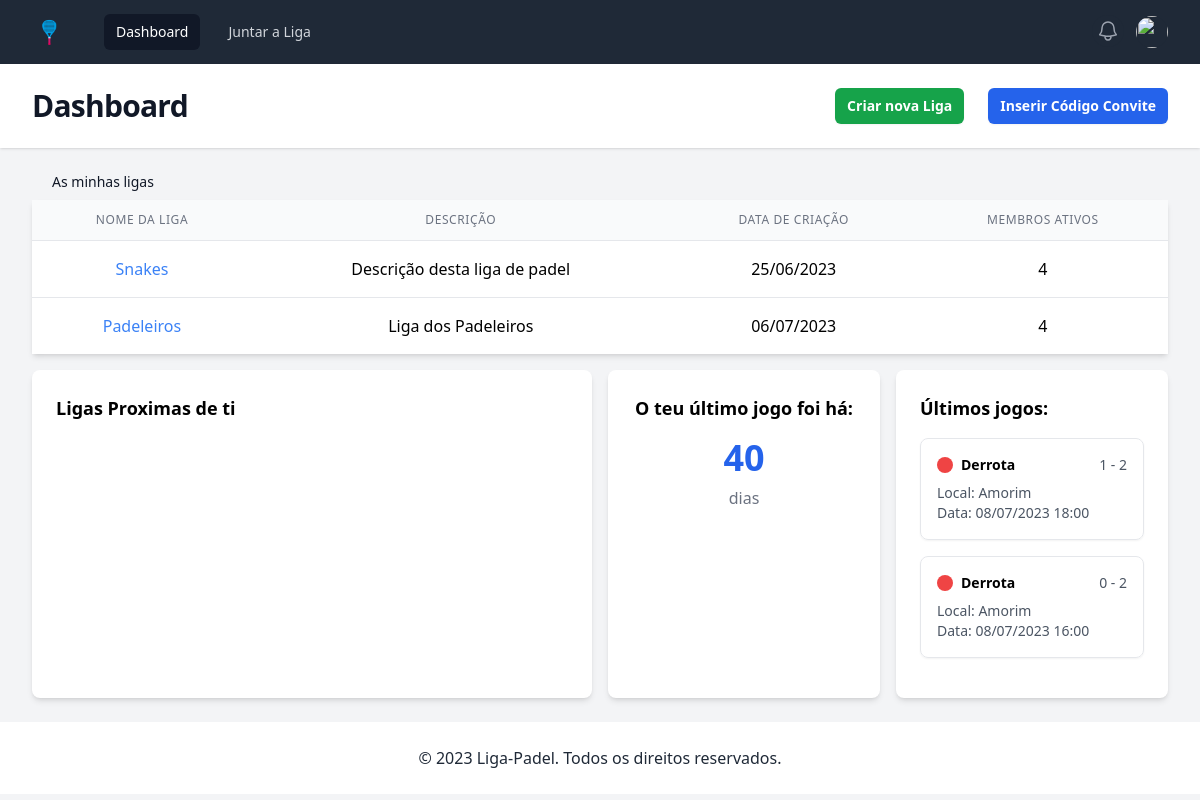
The page /dashboard (signed in) on the database its author committed.
### tables this page shows
CREATE TABLE `Ligas` (
  `id` int(11) NOT NULL,
  `nome` varchar(255) NOT NULL,
  `descricao` varchar(255) DEFAULT NULL,
  `id_criador` int(11) DEFAULT NULL,
  `data_criacao` timestamp NULL DEFAULT current_timestamp(),
  `codigo_convite` varchar(5) NOT NULL
);

CREATE TABLE `Jogadores_Jogo` (
  `id_utilizador` int(11) NOT NULL,
  `id_jogo` int(11) NOT NULL,
  `pontuacao` int(11) DEFAULT NULL,
  `equipa` int(11) DEFAULT NULL
);

CREATE TABLE `Jogos` (
  `id` int(11) NOT NULL,
  `id_liga` int(11) DEFAULT NULL,
  `local` varchar(255) NOT NULL,
  `data_hora` datetime DEFAULT NULL,
  `status` int(11) DEFAULT NULL,
  `team1_score` int(11) DEFAULT 0,
  `team2_score` int(11) DEFAULT 0,
  `criador` int(11) DEFAULT NULL,
  `fim_jogo` int(11) DEFAULT NULL
);

### controllers/UserController.php (called while the page is built, shortened)
<?php
class UserController
{
    public  static function getDaysFromLastGame($user_id){
        $lastGameDate = GameController::getLastUserGameDate($user_id);
        $lastGameDateTime = new DateTime($lastGameDate);
        $currentDateTime = new DateTime();
        $interval = $currentDateTime->diff($lastGameDateTime);
        return $interval->format('%a');
    }
    public static function dashboard()
    {
        $user_id = $_SESSION['user']['id'];
        $leagues = LeagueController::getLeaguesUser($user_id);
        $daysSinceLastGame =  self::getDaysFromLastGame($user_id);
        $lastGames = GameController::getPlayerGames($user_id);
        require_once '../views/user/dashboard.php';
    }
}

### functions.php (called while the page is built, shortened)
<?php
function uriIs($value) {
    return $_SERVER['REQUEST_URI'] === $value;
}
function isLoggedIn() {
    return isset($_SESSION['user']['id']);
}

### controllers/LeagueController.php (called while the page is built, shortened)
<?php
class LeagueController
{
    public static function getLeaguesUser($user_id)
    {
        $conn = dbConnect();
        $stmt = $conn->prepare(
            'SELECT Ligas.id, Ligas.nome, Ligas.descricao, Ligas.data_criacao, COUNT(DISTINCT Membros_Liga_Count.id_utilizador) AS membros_ativos
FROM Ligas
JOIN Membros_Liga ON Ligas.id = Membros_Liga.id_liga
LEFT JOIN Membros_Liga AS Membros_Liga_Count ON Ligas.id = Membros_Liga_Count.id_liga
WHERE Membros_Liga.id_utilizador = :user_id
GROUP BY Ligas.id;'
        );
        $stmt->bindParam(':user_id', $user_id, PDO::PARAM_INT);
        $stmt->execute();
        return $stmt->fetchAll(PDO::FETCH_ASSOC);
    }
}

### controllers/GameController.php (called while the page is built, shortened)
<?php
class GameController
{
    public static function getLastUserGameDate($user_id){
        $conn = dbConnect();
        $stmt = $conn->prepare('SELECT MAX(Jogos.data_hora) as last_game_date
                            FROM Jogos
                            INNER JOIN Jogadores_Jogo ON Jogos.id = Jogadores_Jogo.id_jogo
                            WHERE Jogadores_Jogo.id_utilizador = :user_id AND Jogos.fim_jogo = 1');
        $stmt->bindParam(':user_id', $user_id);
        $stmt->execute();
        $result = $stmt->fetch(PDO::FETCH_ASSOC);
        return $result['last_game_date'];
    }
    public static function getPlayerGames($user_id) {
        $conn = dbConnect();
        $stmt = $conn->prepare('SELECT Jogos.id, Jogos.local, Jogos.data_hora, Jogos.team1_score, Jogos.team2_score, Jogos.fim_jogo,
                            Jogadores_Jogo.equipa, Jogadores_Jogo.pontuacao,
                            CASE
                                WHEN Jogadores_Jogo.equipa = 1 AND Jogos.team1_score > Jogos.team2_score THEN "Vitória"
                                WHEN Jogadores_Jogo.equipa = 2 AND Jogos.team1_score < Jogos.team2_score THEN "Vitória"
                                ELSE "Derrota"
                            END as Resultado
                            FROM Jogos
                            INNER JOIN Jogadores_Jogo ON Jogos.id = Jogadores_Jogo.id_jogo
                            WHERE Jogadores_Jogo.id_utilizador = :user_id AND Jogos.fim_jogo = 1
                            ORDER BY Jogos.data_hora DESC');
        $stmt->bindParam(':user_id', $user_id);
        $stmt->execute();
        return $stmt->fetchAll(PDO::FETCH_ASSOC);
    }
}

### views/user/dashboard.php (the view, shortened to what this page needs)
<?php require BASE_PATH . "/views/partials/head.php"; ?>
<?php require BASE_PATH . "/views/partials/nav.php"; ?>
<?php
extract($leagues);
extract($lastGames);
?>
<div class="mb-auto">
<header class="bg-white shadow">
    <div class="mx-auto max-w-7xl px-4 py-6 sm:px-6 lg:px-8">
        <div class="flex flex-col md:flex-row justify-between items-center">
            <h1 class="text-3xl font-bold tracking-tight text-gray-900">Dashboard</h1>
            <div class="flex items-center gap-x-6 mt-4 md:mt-0">
                <a href="/leagues/create"
                   class="unsubscribe-button rounded-md bg-green-600 px-3 py-2 text-sm font-semibold text-white shadow-sm hover:bg-green-500 focus:outline-none focus:ring-2 focus:ring-offset-2 focus:ring-red-600">
                    Criar nova Liga</a>
                <a href="/league/join"
                   class="unsubscribe-button rounded-md bg-blue-600 px-3 py-2 text-sm font-semibold text-white shadow-sm hover:bg-blue-500 focus:outline-none focus:ring-2 focus:ring-offset-2 focus:ring-red-600">
                    Inserir Código Convite</a>
            </div>
        </div>
    </div>
</header>
<main class="flex-grow">
    <div class="mx-auto max-w-7xl py-6 sm:px-6 lg:px-8 grid grid-cols-1 md:grid-cols-4 gap-4">
        <div class="col-span-4">
            <h1 class="pl-5 block mb-2 text-sm font-medium text-gray-900">As minhas ligas</h1>
            <table class="min-w-full divide-y shadow-md divide-gray-200">
                <thead class="bg-gray-50">
                <tr class="text-center">
                    <th class="px-6 py-3 text-xs font-medium text-gray-500 uppercase tracking-wider">Nome da Liga</th>
                    <th class="px-6 py-3 text-xs font-medium text-gray-500 uppercase tracking-wider">Descrição</th>
                    <th class="px-6 py-3 text-xs font-medium text-gray-500 uppercase tracking-wider  md:table-cell hidden">
                        Data de Criação
                    </th>
                    <th class="px-6 py-3 text-xs font-medium text-gray-500 uppercase tracking-wider  md:table-cell hidden">
                        Membros Ativos
                    </th>
                </tr>
                </thead>
                <tbody class="bg-white divide-y divide-gray-200">
                <?php foreach ($leagues as $league) : ?>
                    <tr class="text-center">
                        <td class="px-6 py-4 items-center"><a class="text-blue-500 hover:underline"
                                                              href="league?id=<?= $league['id'] ?>"><?= htmlspecialchars($league['nome']) ?>
                        </td>
                        <td class="px-6 py-4 items-center"><?= htmlspecialchars($league['descricao']) ?></td>
                        <td class="px-6 py-4 items-center  md:table-cell hidden"><?= htmlspecialchars((new DateTime($league['data_criacao']))->format("d/m/Y")) ?></td>
                        <td class="px-6 py-4 items-center  md:table-cell hidden"><?= htmlspecialchars($league['membros_ativos']) ?></td>
                    </tr>
                <?php endforeach; ?>
                </tbody>
            </table>
        </div>
        <div class="bg-white shadow-md rounded-lg p-6 col-span-4 md:col-span-2">
            <h2 class="mb-4 text-lg font-bold">Ligas Proximas de ti</h2>
        </div>
        <div class="bg-white shadow-md rounded-lg p-6 col-span-4 md:col-span-1 text-center">
        <p class="mb-4 text-lg font-bold">O teu último jogo foi há:</p>
            <div class="text-4xl font-bold text-blue-600 my-2"><?= $daysSinceLastGame ?></div>
            <?php if ($daysSinceLastGame == 1): ?>
                <p class="text-gray-500">dia</p>
            <?php else: ?>
                <p class="text-gray-500">dias</p>
            <?php endif; ?>
        </div>
        <div class="bg-white shadow-md rounded-lg p-6 col-span-4 md:col-span-1 overflow-y-auto">
        <h2 class="mb-4 text-lg font-bold">Últimos jogos:</h2>
            <?php foreach ($lastGames as $game): ?>
                <a href="game?id=<?= $game['id'] ?>" class="block mb-4">
                    <div class="p-4 rounded-lg shadow-sm border border-gray-200">
                        <div class="flex items-center">
                            <div class="<?= $game['Resultado'] == 'Vitória' ? 'bg-green-500' : 'bg-red-500' ?> w-4 h-4 rounded-full mr-2"></div>
                            <span class="font-bold text-sm"><?= $game['Resultado'] == 'Vitória' ? 'Vitória' : 'Derrota' ?> </span>
                            <span class="ml-auto text-sm text-gray-600"><?= $game['team1_score'] ?> - <?= $game['team2_score'] ?></span>
                        </div>
                        <p class="mt-2 text-sm text-gray-600">Local: <?= $game['local'] ?></p>
                        <p class="text-sm text-gray-600">
                            Data: <?= (new DateTime($game['data_hora']))->format('d/m/Y H:i') ?></p>
                    </div>
                </a>
            <?php endforeach; ?>
        </div>
    </div>
</main>
<?php require BASE_PATH . "/views/partials/footer.php"; ?>

### public/index.php (shortened to what this page needs)
<?php
require BASE_PATH . 'functions.php';
require_once '../controllers/UserController.php';
require_once '../controllers/LeagueController.php';
require_once '../controllers/GameController.php';
$request_uri = explode('?', $_SERVER['REQUEST_URI'], 2);
switch ($request_uri[0]) {
    case '/dashboard':
        UserController::dashboard();
        break;
}

### views/partials/head.php (shortened to what this page needs)
<!DOCTYPE html>
<html lang="en" class="h-full bg-gray-100">
<head>
    <script src="https://cdn.tailwindcss.com?plugins=forms"></script>
</head>

### views/partials/nav.php (shortened to what this page needs)
<body class="flex flex-col min-h-screen h-full">
<div class="min-h-full">
    <nav class="bg-gray-800">
        <div class="mx-auto max-w-7xl px-4 sm:px-6 lg:px-8">
            <div class="flex h-16 items-center justify-between">
                <div class="flex items-center">
                    <div class="flex-shrink-0">
                        <img class="h-8 w-8" src="<?= '/uploads/padel.png' ?>" alt="Liga-Padel">
                    </div>
                    <div>
                        <div class="ml-10 flex items-baseline space-x-4">
                            <?php if (isLoggedIn()): ?>
                                <a href="/dashboard"
                                   class="<?= uriIs('/dashboard') ? 'bg-gray-900 text-white rounded-md text-xs px-2 py-1 sm:text-sm sm:px-3 sm:py-2" aria-current="page"' : 'text-gray-300 hover:bg-gray-700 hover:text-white rounded-md text-xs px-2 py-1 sm:text-sm sm:px-3 sm:py-2' ?>">
                                    <span class="flex items-center">Dashboard</span>
                                </a>
                                <a href="/league/join"
                                   class="<?= uriIs('/league/join') ? 'bg-gray-900 text-white rounded-md text-xs px-2 py-1 sm:text-sm sm:px-3 sm:py-2" aria-current="page"' : 'text-gray-300 hover:bg-gray-700 hover:text-white rounded-md text-xs px-2 py-1 sm:text-sm sm:px-3 sm:py-2' ?>">
                                    <span class="flex items-center">Juntar a Liga</span>
                                </a>
                            <?php endif ?>
                        </div>
                    </div>
                </div>
                <div>
                    <div class="ml-4 flex items-center md:ml-6">
                        <div class="relative">
                            <?php if (isLoggedIn()): ?>
                                <button
                                        class="relative rounded-full bg-gray-800 p-1 text-gray-400 hover:text-white focus:outline-none focus:ring-2 focus:ring-white focus:ring-offset-2 focus:ring-offset-gray-800"
                                        id="notification-button"
                                >
                                </button>
                            <?php endif; ?>
                        </div>
                        <?php if (isset($_SESSION['user'])): ?>
                            <div class="relative ml-3">
                                <label for="user-menu-button"
                                       class="flex max-w-xs items-center rounded-full bg-gray-800 text-sm focus:outline-none focus:ring-2 focus:ring-white focus:ring-offset-gray-800 cursor-pointer">
                                    <img class="h-8 w-8 rounded-full" src="<?= $_SESSION['user']['avatar']; ?>" alt="">
                                </label>
                            </div>
                        <?php endif; ?>
                    </div>
                </div>
            </div>
        </div>
    </nav>

### views/partials/footer.php (shortened to what this page needs)
</div>
<footer class="bg-white p-6 text-center">
    <p class="text-gray-800">&copy; 2023 Liga-Padel. Todos os direitos reservados.</p>
</footer>
</body>
</html>

### rows shown on the page
ligas: nome "Snakes", descricao "Descrição desta liga de padel", data_criacao "25/06/2023", membros_ativos "4"
ligas: nome "Padeleiros", descricao "Liga dos Padeleiros", data_criacao "06/07/2023", membros_ativos "4"
jogadores_jogo: id_jogo.team1_score "1", id_jogo.team2_score "2", id_jogo.local "Amorim", id_jogo.data_hora "08/07/2023 18:00"
jogadores_jogo: id_jogo.team1_score "0", id_jogo.team2_score "2", id_jogo.local "Amorim", id_jogo.data_hora "08/07/2023 16:00"

### other values the page prints
$daysSinceLastGame "40"
